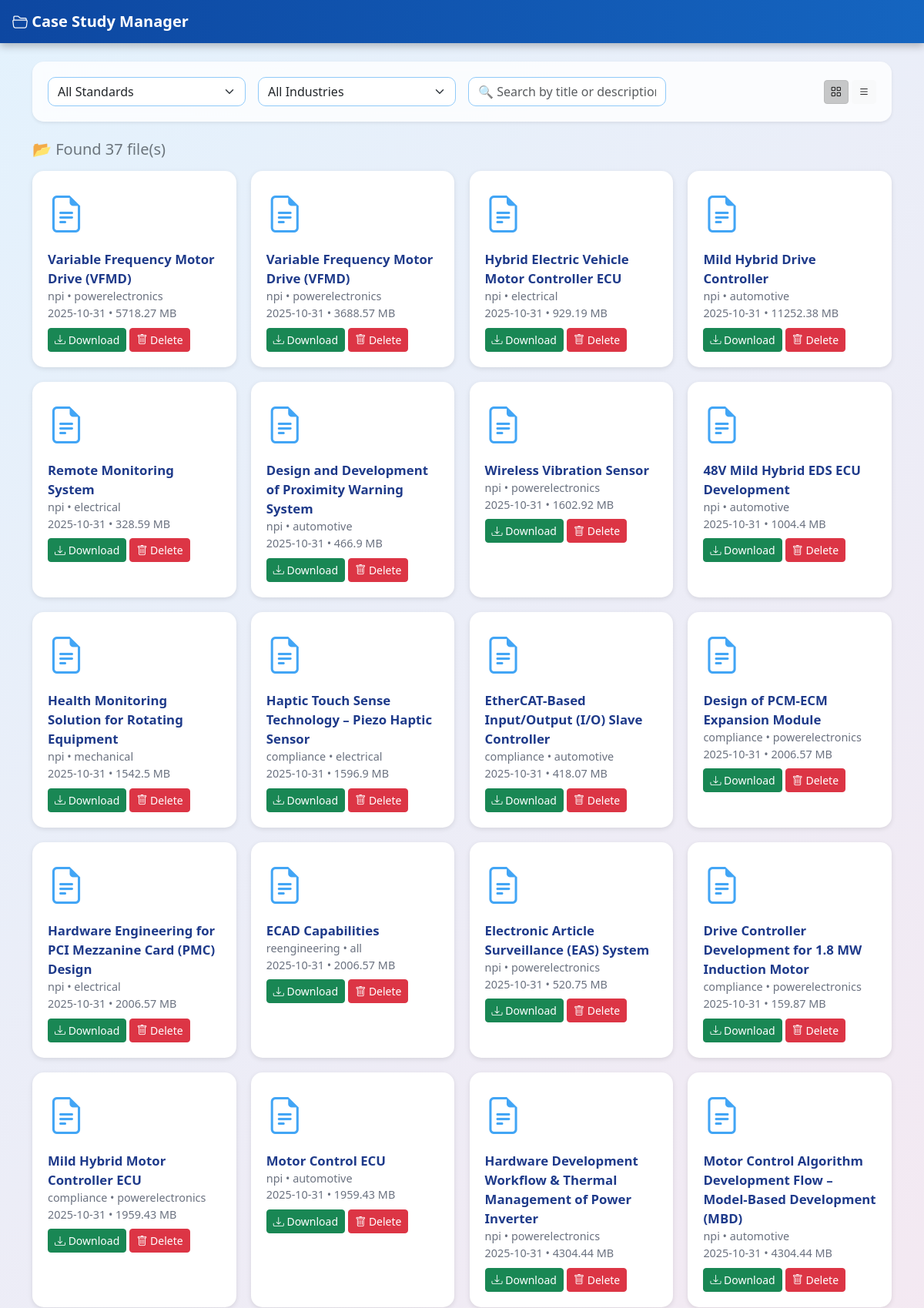
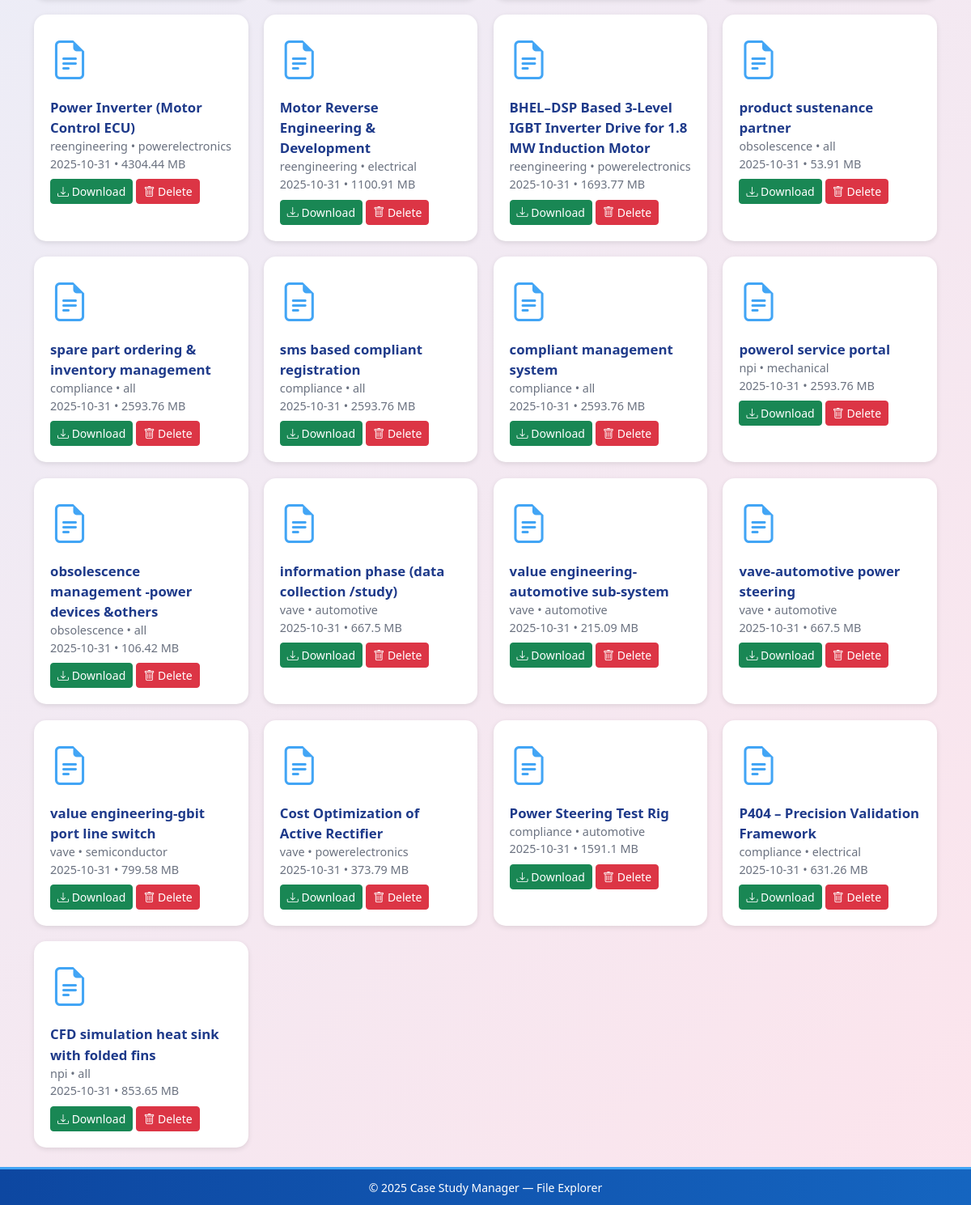
/case_search (signed in), run on the app's committed database (2 pictures, top to bottom).
### newapp.py (models this page shows)
class CaseStudy(db.Model):
    id = db.Column(db.Integer, primary_key=True)
    title = db.Column(db.String(200), nullable=False)
    description = db.Column(db.Text, nullable=False)
    standard = db.Column(db.String(100), nullable=True)
    industry = db.Column(db.String(100), nullable=False)
    file_name = db.Column(db.String(255))
    file_path = db.Column(db.String(255))
    file_size = db.Column(db.Float)  # in KB
    upload_date = db.Column(db.DateTime, default=datetime.utcnow)
    uploaded_by = db.Column(db.String(100))

### newapp.py (the view)
    @app.route('/case_search', methods=['GET', 'POST'])
    @login_required
    def case_search():
       keyword = request.values.get('keyword', '').strip()
       standard = request.values.get('standard', '').strip()
       industry = request.values.get('industry', '').strip()
       results = CaseStudy.query
       if keyword:
           results = results.filter(
               (CaseStudy.title.ilike(f"%{keyword}%")) |
               (CaseStudy.description.ilike(f"%{keyword}%"))
            )
       if standard:
        results = results.filter(CaseStudy.industry.ilike(f"%{standard}%"))  # optional field
       if industry:
           results = results.filter(CaseStudy.industry.ilike(f"%{industry}%"))
       results = results.order_by(CaseStudy.upload_date.desc()).all()
       return render_template(
         'case_search.html',
         results=results,
         keyword=keyword,
         standard=standard,
         industry=industry,
         year=datetime.now().year
     )

### templates/case_search.html (shortened to what this page needs)
<!DOCTYPE html>
<html lang="en">
<head>
  <link href="https://cdn.jsdelivr.net/npm/bootstrap@5.3.3/dist/css/bootstrap.min.css" rel="stylesheet" />
  <link href="https://cdn.jsdelivr.net/npm/bootstrap-icons@1.11.3/font/bootstrap-icons.css" rel="stylesheet" />
</head>
<body>
  <nav class="navbar navbar-expand-lg px-3">
    <a class="navbar-brand" href="{{ url_for('home') }}">
      <i class="bi bi-folder2-open"></i> Case Study Manager
    </a>
  </nav>
  <main class="container my-4">
    <div class="search-bar shadow-sm">
      <form class="row g-3 align-items-center">
        <div class="col-md-3">
          <select id="standardFilter" class="form-select">
            <option value="">All Standards</option>
          </select>
        </div>
        <div class="col-md-3">
          <select id="industryFilter" class="form-select">
            <option value="">All Industries</option>
          </select>
        </div>
        <div class="col-md-3">
          <input id="searchInput" type="text" class="form-control" placeholder="🔍 Search by title or description">
        </div>
        <div class="col-md-3 text-end">
          <button type="button" id="gridView" class="btn btn-light btn-sm active"><i class="bi bi-grid"></i></button>
          <button type="button" id="listView" class="btn btn-light btn-sm"><i class="bi bi-list"></i></button>
        </div>
      </form>
    </div>
    {% if results %}
      <h5 class="mt-4 mb-3 text-secondary">📂 Found {{ results|length }} file(s)</h5>
      <div id="gridContainer" class="file-grid fade-in">
        {% for file in results %}
          <div class="file-card"
               data-title="{{ file.title|lower }}"
               data-description="{{ file.description|lower }}"
               data-standard="{{ file.standard|lower }}"
               data-industry="{{ file.industry|lower }}">
            <div class="file-icon"><i class="bi bi-file-earmark-text"></i></div>
            <div class="file-title">{{ file.title }}</div>
            <div class="file-meta">
              {{ file.standard or 'no standard' }} • {{ file.industry or 'Unknown' }}<br>
              {{ file.upload_date.strftime('%Y-%m-%d') }} • {{ file.file_size or '0' }} MB
            </div>
            <div class="mt-2">
              <a href="{{ url_for('case_download', case_study_id=file.id) }}" class="btn btn-success btn-sm">
                <i class="bi bi-download"></i> Download
              </a>
              <form method="post" action="{{ url_for('case_delete', case_study_id=file.id) }}" class="d-inline"
                    onsubmit="return confirm('Delete this file?');">
                <button type="submit" class="btn btn-danger btn-sm">
                  <i class="bi bi-trash"></i> Delete
                </button>
              </form>
            </div>
          </div>
        {% endfor %}
      </div>
    {% else %}
      <p class="text-center mt-4 text-muted">No files match your search.</p>
    {% endif %}
  </main>
  <footer class="text-center">
    <small>&copy; {{ year }} Case Study Manager — File Explorer</small>
  </footer>
</body>
</html>

### templates/case_search.html (style rules this page uses)
body { background: linear-gradient(135deg, #e3f2fd, #fce4ec); font-family: "Segoe UI", sans-serif; color: #212529; min-height: 100vh; display: flex; flex-direction: column; }
.navbar { background: linear-gradient(90deg, #0d47a1, #1565c0); box-shadow: 0 4px 10px rgba(0, 0, 0, 0.25); }
.navbar-brand { color: #fff !important; font-weight: 700; }
.search-bar { background: #ffffffcc; border-radius: 15px; padding: 20px; box-shadow: 0 4px 15px rgba(0, 0, 0, 0.15); backdrop-filter: blur(6px); }
.form-control, .form-select { border-radius: 10px; border: 1px solid #90caf9; transition: all 0.3s ease-in-out; }
.file-grid { display: grid; grid-template-columns: repeat(auto-fill, minmax(240px, 1fr)); gap: 1.2rem; margin-top: 1rem; }
.file-card { background: #fff; border-radius: 15px; padding: 18px; transition: all 0.3s ease-in-out; box-shadow: 0 2px 6px rgba(0, 0, 0, 0.1); border: 2px solid transparent; }
.file-icon { font-size: 3rem; color: #42a5f5; }
.file-title { font-weight: 600; margin-top: 10px; font-size: 1.05rem; color: #1e3a8a; }
.file-meta { font-size: 0.9rem; color: #6b7280; }
footer { background: linear-gradient(90deg, #0d47a1, #1565c0); color: #fff; padding: 10px; margin-top: auto; border-top: 3px solid #42a5f5; }

### data on the page
CaseStudy: title "Variable Frequency Motor Drive (VFMD)", standard "npi", industry "powerelectronics", upload_date "2025-10-31", file_size "5718.27"
CaseStudy: title "Variable Frequency Motor Drive (VFMD)", standard "npi", industry "powerelectronics", upload_date "2025-10-31", file_size "3688.57"
CaseStudy: title "Hybrid Electric Vehicle Motor Controller ECU", standard "npi", industry "electrical", upload_date "2025-10-31", file_size "929.19"
CaseStudy: title "Mild Hybrid Drive Controller", standard "npi", industry "automotive", upload_date "2025-10-31", file_size "11252.38"
CaseStudy: title "Remote Monitoring System", standard "npi", industry "electrical", upload_date "2025-10-31", file_size "328.59"
CaseStudy: title "Design and Development of Proximity Warning System", standard "npi", industry "automotive", upload_date "2025-10-31", file_size "466.9"
CaseStudy: title "Wireless Vibration Sensor", standard "npi", industry "powerelectronics", upload_date "2025-10-31", file_size "1602.92"
CaseStudy: title "48V Mild Hybrid EDS ECU Development", standard "npi", industry "automotive", upload_date "2025-10-31", file_size "1004.4"
CaseStudy: title "Health Monitoring Solution for Rotating Equipment", standard "npi", industry "mechanical", upload_date "2025-10-31", file_size "1542.5"
CaseStudy: title "Haptic Touch Sense Technology – Piezo Haptic Sensor", standard "compliance", industry "electrical", upload_date "2025-10-31", file_size "1596.9"
CaseStudy: title "EtherCAT-Based Input/Output (I/O) Slave Controller", standard "compliance", industry "automotive", upload_date "2025-10-31", file_size "418.07"
CaseStudy: title "Design of PCM-ECM Expansion Module", standard "compliance", industry "powerelectronics", upload_date "2025-10-31", file_size "2006.57"
CaseStudy: title "Hardware Engineering for PCI Mezzanine Card (PMC) Design", standard "npi", industry "electrical", upload_date "2025-10-31", file_size "2006.57"
CaseStudy: title "ECAD Capabilities", standard "reengineering", industry "all", upload_date "2025-10-31", file_size "2006.57"
CaseStudy: title "Electronic Article Surveillance (EAS) System", standard "npi", industry "powerelectronics", upload_date "2025-10-31", file_size "520.75"
CaseStudy: title "Drive Controller Development for 1.8 MW Induction Motor", standard "compliance", industry "powerelectronics", upload_date "2025-10-31", file_size "159.87"
CaseStudy: title "Mild Hybrid Motor Controller ECU", standard "compliance", industry "powerelectronics", upload_date "2025-10-31", file_size "1959.43"
CaseStudy: title "Motor Control ECU", standard "npi", industry "automotive", upload_date "2025-10-31", file_size "1959.43"
CaseStudy: title "Hardware Development Workflow & Thermal Management of Power Inverter", standard "npi", industry "powerelectronics", upload_date "2025-10-31", file_size "4304.44"
CaseStudy: title "Motor Control Algorithm Development Flow – Model-Based Development (MBD)", standard "npi", industry "automotive", upload_date "2025-10-31", file_size "4304.44"
CaseStudy: title "Power Inverter (Motor Control ECU)", standard "reengineering", industry "powerelectronics", upload_date "2025-10-31", file_size "4304.44"
CaseStudy: title "Motor Reverse Engineering & Development", standard "reengineering", industry "electrical", upload_date "2025-10-31", file_size "1100.91"
CaseStudy: title "BHEL–DSP Based 3-Level IGBT Inverter Drive for 1.8 MW Induction Motor", standard "reengineering", industry "powerelectronics", upload_date "2025-10-31", file_size "1693.77"
CaseStudy: title "product sustenance partner", standard "obsolescence", industry "all", upload_date "2025-10-31", file_size "53.91"
CaseStudy: title "spare part ordering & inventory management", standard "compliance", industry "all", upload_date "2025-10-31", file_size "2593.76"
CaseStudy: title "sms based compliant registration", standard "compliance", industry "all", upload_date "2025-10-31", file_size "2593.76"
CaseStudy: title "compliant management system", standard "compliance", industry "all", upload_date "2025-10-31", file_size "2593.76"
CaseStudy: title "powerol service portal", standard "npi", industry "mechanical", upload_date "2025-10-31", file_size "2593.76"
CaseStudy: title "obsolescence management -power devices &others", standard "obsolescence", industry "all", upload_date "2025-10-31", file_size "106.42"
CaseStudy: title "information phase (data collection /study)", standard "vave", industry "automotive", upload_date "2025-10-31", file_size "667.5"
CaseStudy: title "value engineering-automotive sub-system", standard "vave", industry "automotive", upload_date "2025-10-31", file_size "215.09"
CaseStudy: title "vave-automotive power steering", standard "vave", industry "automotive", upload_date "2025-10-31", file_size "667.5"
CaseStudy: title "value engineering-gbit port line switch", standard "vave", industry "semiconductor", upload_date "2025-10-31", file_size "799.58"
CaseStudy: title "Cost Optimization of Active Rectifier", standard "vave", industry "powerelectronics", upload_date "2025-10-31", file_size "373.79"
CaseStudy: title "Power Steering Test Rig", standard "compliance", industry "automotive", upload_date "2025-10-31", file_size "1591.1"
CaseStudy: title "P404 – Precision Validation Framework", standard "compliance", industry "electrical", upload_date "2025-10-31", file_size "631.26"
CaseStudy: title "CFD simulation heat sink with folded fins", standard "npi", industry "all", upload_date "2025-10-31", file_size "853.65"

### other printed values
{{ results|length }} "37"
